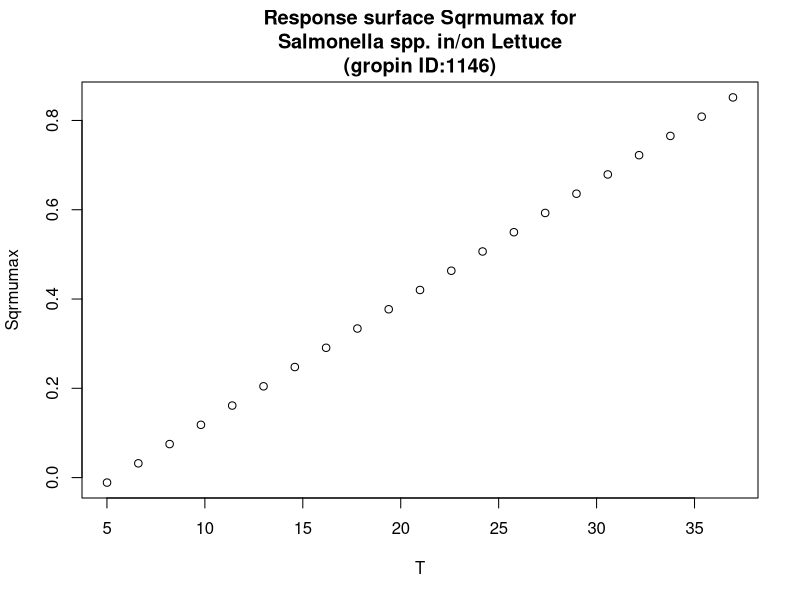

Source code (R):
#############################
# start of Parameter script
#############################
T <- seq(5.005,36.963036963037,length.out=21)
#############################
# end of Parameter script
#############################
############################# 
# start of Model script Gropin ID 1146 
#############################
 
# constant coefficients for this model
 
variables <- data.frame(T)
argumentsPar <- expand.grid(variables)
 
# heart of the model
response_surface <- function(T) {
   mumax <-0.027*(T-5.42)

return(mumax=mumax)
} 

# output parameters
responseSurface <- cbind(argumentsPar,response_surface(argumentsPar['T']))
colnames(responseSurface) <- c(colnames(argumentsPar),'Sqrmumax')
#############################
# End of Model script
#############################
############################# 
# start of Visualisation script Gropin ID 1146 
#############################
plot(T,responseSurface$'Sqrmumax',xlab='T',
                          ylab='Sqrmumax',main='Response surface Sqrmumax for
Salmonella spp. in/on Lettuce
(gropin ID:1146)')
#############################
# End of Visualisation script
#############################
